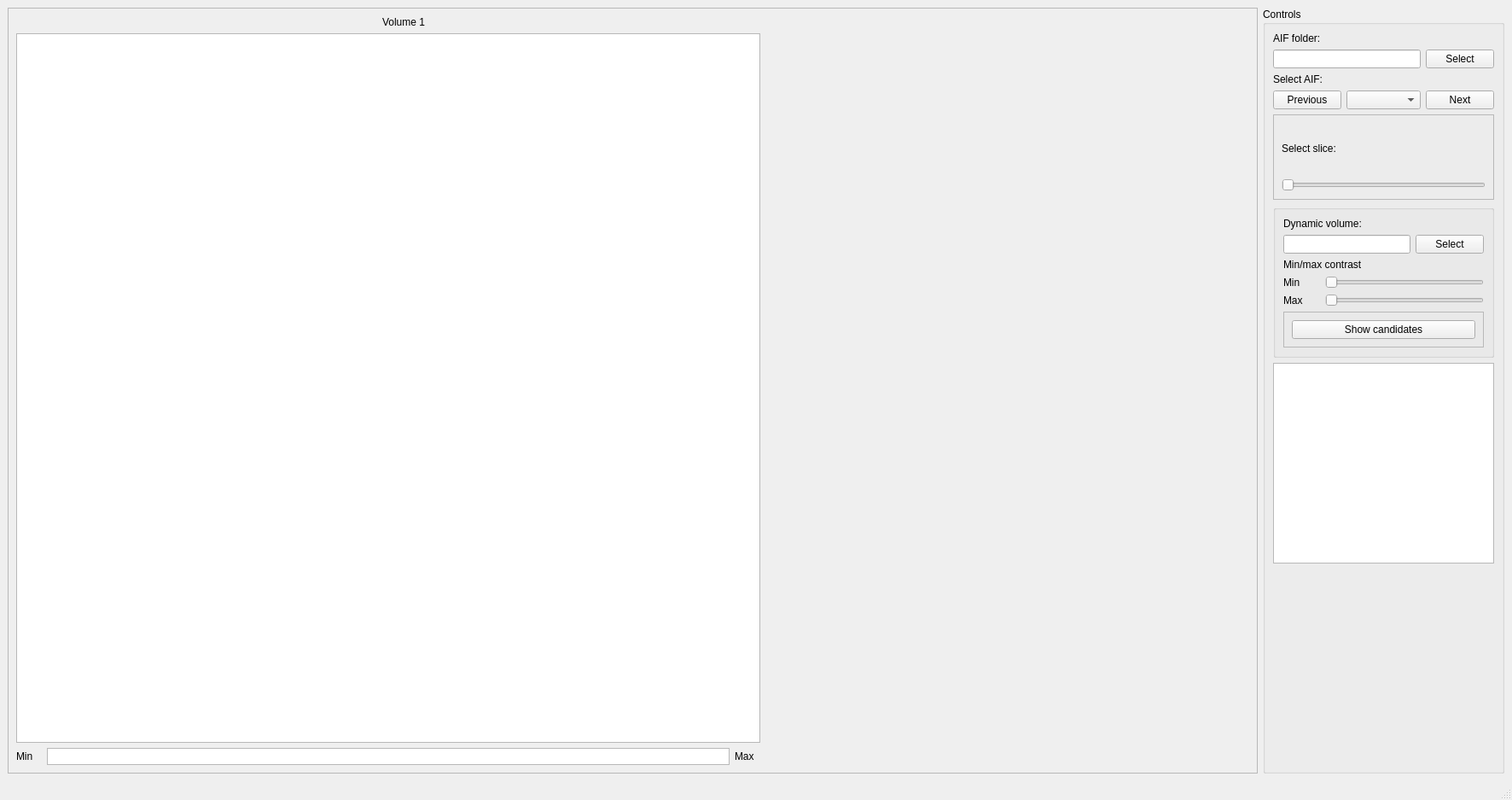
<?xml version="1.0" encoding="UTF-8"?>
<ui version="4.0">
 <class>AIFViewer</class>
 <widget class="QMainWindow" name="AIFViewer">
  <property name="geometry">
   <rect>
    <x>0</x>
    <y>0</y>
    <width>1772</width>
    <height>937</height>
   </rect>
  </property>
  <property name="windowTitle">
   <string>AIF viewer</string>
  </property>
  <widget class="QWidget" name="centralwidget">
   <layout class="QHBoxLayout" name="horizontalLayout">
    <item>
     <widget class="QFrame" name="frame">
      <property name="frameShape">
       <enum>QFrame::StyledPanel</enum>
      </property>
      <property name="frameShadow">
       <enum>QFrame::Raised</enum>
      </property>
      <layout class="QGridLayout" name="gridLayout_2">
       <item row="0" column="1" colspan="2">
        <widget class="QLabel" name="dynVolLabel">
         <property name="text">
          <string>Volume 1</string>
         </property>
         <property name="alignment">
          <set>Qt::AlignCenter</set>
         </property>
        </widget>
       </item>
       <item row="2" column="1">
        <widget class="QGraphicsView" name="colorbarGraphicsView">
         <property name="maximumSize">
          <size>
           <width>800</width>
           <height>20</height>
          </size>
         </property>
        </widget>
       </item>
       <item row="2" column="0">
        <widget class="QLabel" name="minContrast1">
         <property name="maximumSize">
          <size>
           <width>30</width>
           <height>16777215</height>
          </size>
         </property>
         <property name="text">
          <string>Min</string>
         </property>
        </widget>
       </item>
       <item row="1" column="0" colspan="3">
        <widget class="QGraphicsView" name="leftGraphicsView">
         <property name="maximumSize">
          <size>
           <width>16777215</width>
           <height>16777215</height>
          </size>
         </property>
        </widget>
       </item>
       <item row="2" column="2">
        <widget class="QLabel" name="maxContrast1">
         <property name="maximumSize">
          <size>
           <width>30</width>
           <height>16777215</height>
          </size>
         </property>
         <property name="text">
          <string>Max</string>
         </property>
        </widget>
       </item>
       <item row="0" column="3" rowspan="2" colspan="2">
        <widget class="MplWidget" name="aifPlotWidget" native="true">
         <property name="minimumSize">
          <size>
           <width>0</width>
           <height>0</height>
          </size>
         </property>
         <property name="maximumSize">
          <size>
           <width>16777215</width>
           <height>16777215</height>
          </size>
         </property>
        </widget>
       </item>
      </layout>
     </widget>
    </item>
    <item>
     <widget class="QGroupBox" name="groupBox">
      <property name="maximumSize">
       <size>
        <width>400</width>
        <height>16777215</height>
       </size>
      </property>
      <property name="title">
       <string>Controls</string>
      </property>
      <layout class="QGridLayout" name="gridLayout_3">
       <item row="5" column="0">
        <widget class="QPushButton" name="previousAifButton">
         <property name="text">
          <string>Previous</string>
         </property>
        </widget>
       </item>
       <item row="5" column="3">
        <widget class="QPushButton" name="nextAifButton">
         <property name="text">
          <string>Next</string>
         </property>
        </widget>
       </item>
       <item row="4" column="0" colspan="2">
        <widget class="QLabel" name="selectAifLabel">
         <property name="text">
          <string>Select AIF:</string>
         </property>
        </widget>
       </item>
       <item row="3" column="0" colspan="3">
        <widget class="QLineEdit" name="aifDirLineEdit"/>
       </item>
       <item row="3" column="3">
        <widget class="QPushButton" name="aifDirSelectButton">
         <property name="text">
          <string>Select</string>
         </property>
        </widget>
       </item>
       <item row="2" column="0" colspan="2">
        <widget class="QLabel" name="label">
         <property name="text">
          <string>AIF folder:</string>
         </property>
        </widget>
       </item>
       <item row="5" column="1" colspan="2">
        <widget class="QComboBox" name="aifComboBox"/>
       </item>
       <item row="8" column="0" colspan="4">
        <widget class="QTextEdit" name="aifInfoTextEdit"/>
       </item>
       <item row="9" column="1">
        <spacer name="verticalSpacer">
         <property name="orientation">
          <enum>Qt::Vertical</enum>
         </property>
         <property name="sizeHint" stdset="0">
          <size>
           <width>20</width>
           <height>40</height>
          </size>
         </property>
        </spacer>
       </item>
       <item row="6" column="0" colspan="4">
        <widget class="QFrame" name="frame_8">
         <property name="minimumSize">
          <size>
           <width>0</width>
           <height>100</height>
          </size>
         </property>
         <property name="frameShape">
          <enum>QFrame::StyledPanel</enum>
         </property>
         <property name="frameShadow">
          <enum>QFrame::Raised</enum>
         </property>
         <layout class="QVBoxLayout" name="verticalLayout">
          <item>
           <widget class="QLabel" name="selectSliceLabel">
            <property name="text">
             <string>Select slice:</string>
            </property>
           </widget>
          </item>
          <item>
           <widget class="QSlider" name="sliceSlider">
            <property name="orientation">
             <enum>Qt::Horizontal</enum>
            </property>
           </widget>
          </item>
         </layout>
        </widget>
       </item>
       <item row="7" column="0" colspan="4">
        <widget class="QGroupBox" name="groupBox_8">
         <layout class="QGridLayout" name="gridLayout">
          <item row="4" column="0">
           <widget class="QLabel" name="maxContrast">
            <property name="text">
             <string>Max</string>
            </property>
           </widget>
          </item>
          <item row="2" column="0" colspan="5">
           <widget class="QLabel" name="contrast1Label">
            <property name="text">
             <string>Min/max contrast</string>
            </property>
           </widget>
          </item>
          <item row="3" column="0">
           <widget class="QLabel" name="minContrast">
            <property name="text">
             <string>Min</string>
            </property>
           </widget>
          </item>
          <item row="5" column="0" colspan="5">
           <widget class="QFrame" name="frame_9">
            <property name="minimumSize">
             <size>
              <width>0</width>
              <height>40</height>
             </size>
            </property>
            <property name="frameShape">
             <enum>QFrame::StyledPanel</enum>
            </property>
            <property name="frameShadow">
             <enum>QFrame::Raised</enum>
            </property>
            <layout class="QHBoxLayout" name="horizontalLayout_2">
             <item>
              <widget class="QPushButton" name="showMarkersButton">
               <property name="text">
                <string>Show candidates</string>
               </property>
              </widget>
             </item>
            </layout>
           </widget>
          </item>
          <item row="1" column="4">
           <widget class="QPushButton" name="dynVolSelectButton">
            <property name="text">
             <string>Select</string>
            </property>
           </widget>
          </item>
          <item row="3" column="1" colspan="4">
           <widget class="QSlider" name="minContrastSlider">
            <property name="minimumSize">
             <size>
              <width>150</width>
              <height>0</height>
             </size>
            </property>
            <property name="orientation">
             <enum>Qt::Horizontal</enum>
            </property>
           </widget>
          </item>
          <item row="1" column="0" colspan="4">
           <widget class="QLineEdit" name="dynVolLineEdit"/>
          </item>
          <item row="4" column="1" colspan="4">
           <widget class="QSlider" name="maxContrastSlider">
            <property name="orientation">
             <enum>Qt::Horizontal</enum>
            </property>
           </widget>
          </item>
          <item row="0" column="0" colspan="2">
           <widget class="QLabel" name="label_2">
            <property name="text">
             <string>Dynamic volume:</string>
            </property>
           </widget>
          </item>
         </layout>
        </widget>
       </item>
      </layout>
     </widget>
    </item>
   </layout>
  </widget>
  <widget class="QMenuBar" name="menubar">
   <property name="geometry">
    <rect>
     <x>0</x>
     <y>0</y>
     <width>1772</width>
     <height>21</height>
    </rect>
   </property>
  </widget>
  <widget class="QStatusBar" name="statusbar"/>
 </widget>
 <customwidgets>
  <customwidget>
   <class>MplWidget</class>
   <extends>QWidget</extends>
   <header>general/gui_tools/mplwidget.h</header>
   <container>1</container>
  </customwidget>
 </customwidgets>
 <resources/>
 <connections/>
</ui>
